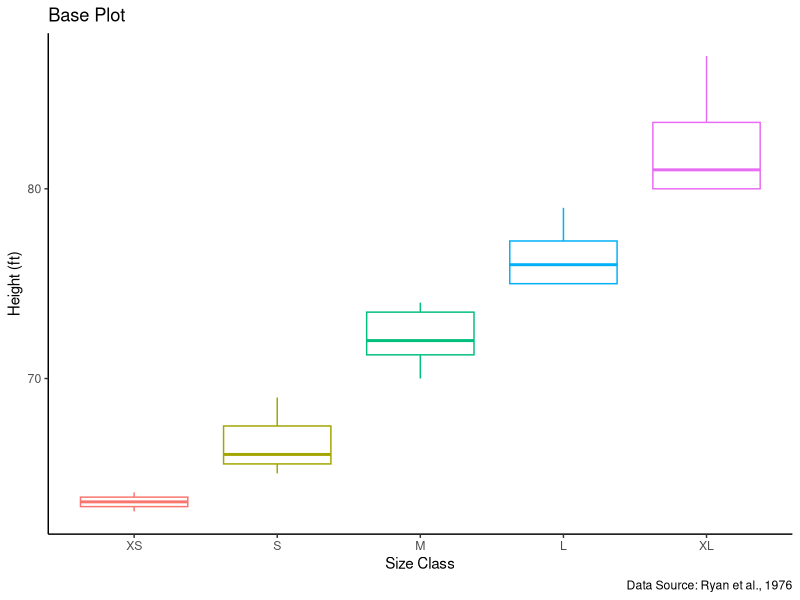
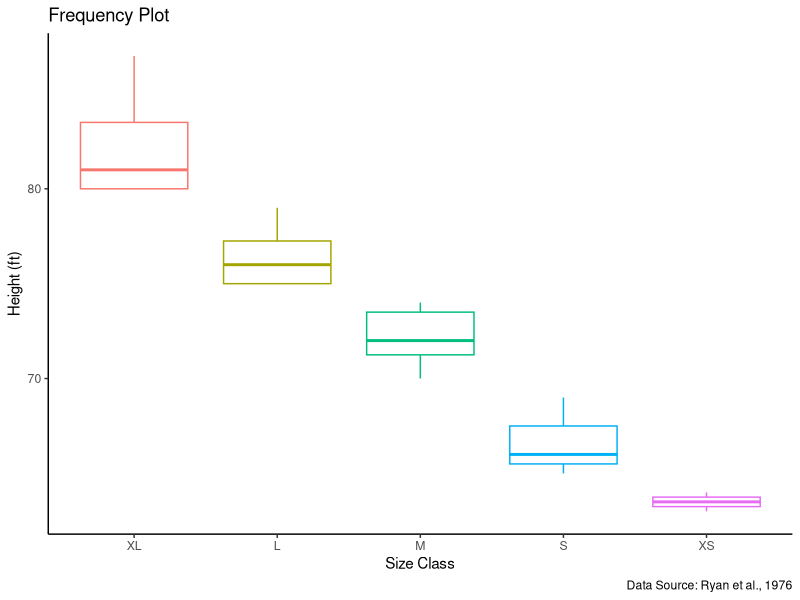
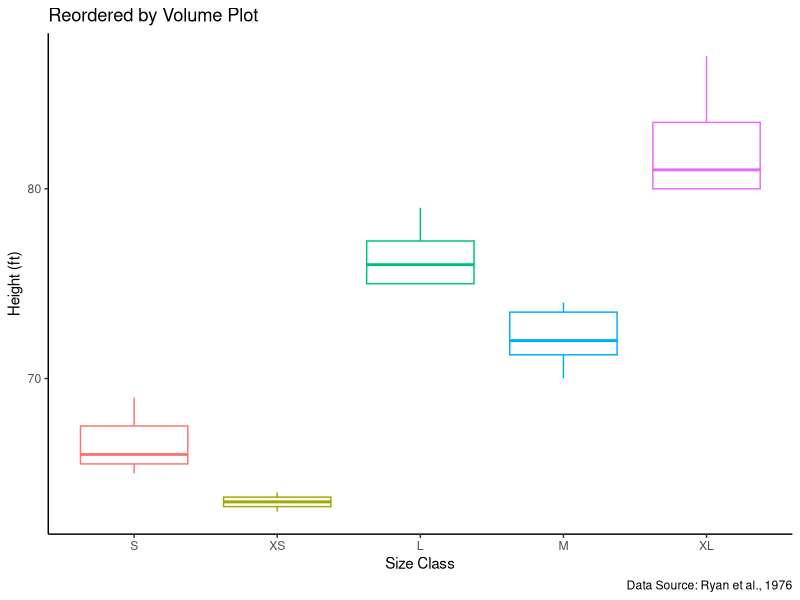
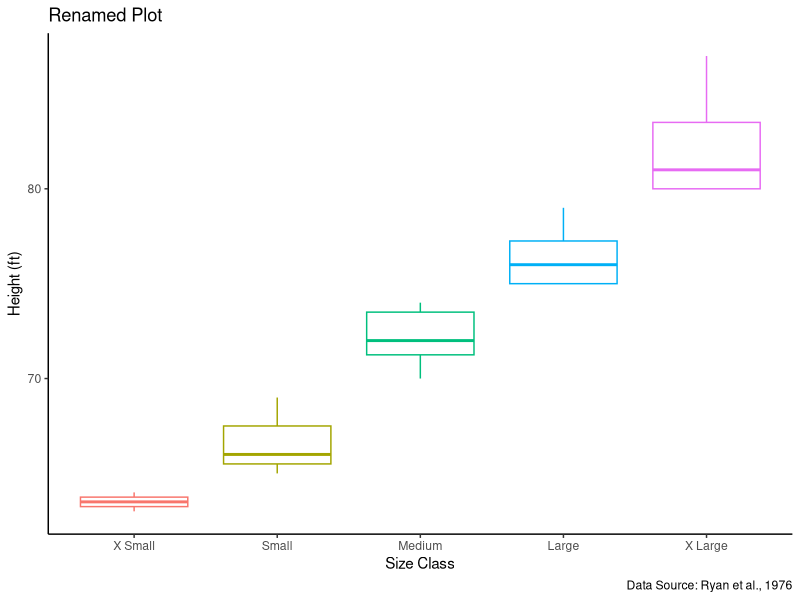
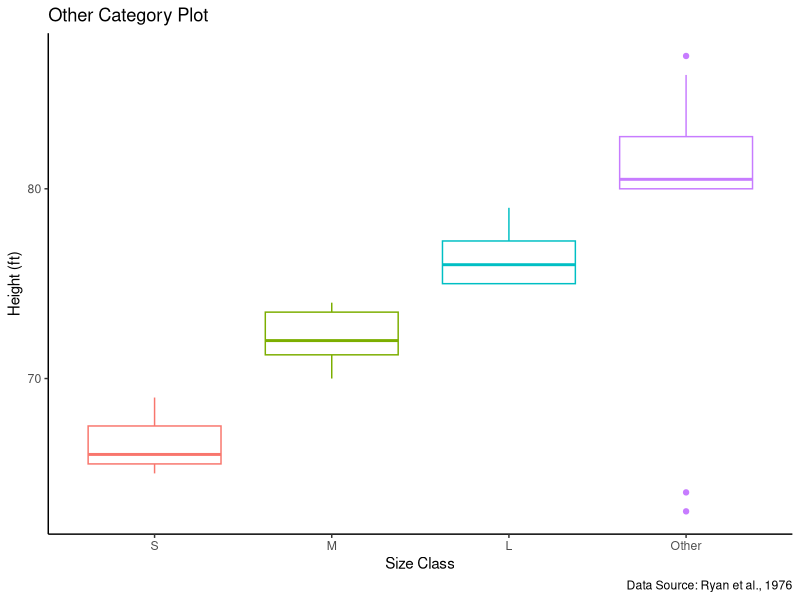

Write the R code that produced these figures, in order.
## ---- chunk 1
knitr::opts_chunk$set(echo = TRUE)
## ---- chunk 2

# Load necessary packages.
library(tidyverse) # note: forcats is *within* the tidyverse.

## ---- chunk 3

# Load necessary data.

#data() # Examine built-in R data.

#View(trees) # Examine black cherry trees dataset.

# Comment out the above so it doesn't print out in the RMarkdown.

trees_df <- trees # Save the data to your environment.

## ---- chunk 4

# Add a column of size classes by height.
trees_df <- trees_df %>% # Use original dataset and then...
  mutate(SizeClass = case_when(
    Height < 65 ~ "XS",
    Height >= 65 & Height < 70 ~ "S",
    Height >= 70 & Height < 75 ~ "M",
    Height >= 75 & Height < 80 ~ "L",
    Height >= 80 ~ "XL")) # Create new column with size classes.

# Examine dataset structure.
str(trees_df)

# Sizes are currently characters, so we need to make them factors.

# factor()
trees_df <- trees_df %>% # Use original dataset and then...
  mutate(SizeClassF = factor(SizeClass)) # Make a new column of factors.

str(trees_df)

# You can also do the following to achieve the same result.

trees_df$SizeClassF <- factor(trees_df$SizeClass)

# level()
levels(trees_df$SizeClassF) # Examine level order. Default is alphabetical order.

# fct_relevel()
fct_relevel(trees_df$SizeClassF, c("XS", "S", "M", "L", "XL")) # Relevel manually.

# You can also do the following to achieve the same result.

trees_df <- trees_df %>% # Use original dataset and then...
  mutate(SizeClassF = factor(SizeClass, levels = c("XS", "S", "M", "L", "XL"))) # Make a new column of manually leveled factors.

## ---- chunk 5

# fct_count()
count <- fct_count(trees_df$SizeClassF) # Count number of observations in each level.
#View(count)

# fct_unique()
unique <- fct_unique(trees_df$SizeClassF) # Count number of unique levels.
#View(unique)

# Create a base plot of the data.

boxplot1 <- trees_df %>% # Use based dataset and then...
  ggplot(aes(x = SizeClassF, y = Height, color = SizeClassF)) + # Create a ggplot.
  geom_boxplot() + # Using the boxplot geom.
  labs(title = "Base Plot",
    x = "Size Class",
    y = "Height (ft)",
    color = "Size Class",
    caption = "Data Source: Ryan et al., 1976") + # Add appropriate labels.
  theme_classic() + # Remove grey background.
  theme(legend.position = "none") # Remove legend also.

boxplot1

## ---- chunk 6

# fct_infreq()

boxplot2 <- trees_df %>%
  mutate(SizeClassF = fct_infreq(SizeClassF)) %>% # Reorders by frequency of observations.
  ggplot(aes(x = SizeClassF, y = Height, color = SizeClassF)) +
  geom_boxplot() +
  labs(title = "Frequency Plot",
    x = "Size Class",
    y = "Height (ft)",
    color = "Size Class",
    caption = "Data Source: Ryan et al., 1976") +
  theme_classic() +
  theme(legend.position = "none")

boxplot2

# Most frequent category shown first, in descending order.
# Can verify this ordering using the "count" dataset created above.

# fct_reorder()

boxplot3 <- trees_df %>%
  mutate(SizeClassF = fct_reorder(SizeClassF, Volume)) %>% # Reorders by volume data.
  ggplot(aes(x = SizeClassF, y = Height, color = SizeClassF)) +
  geom_boxplot() +
  labs(title = "Reordered by Volume Plot",
    x = "Size Class",
    y = "Height (ft)",
    color = "Size Class",
    caption = "Data Source: Ryan et al., 1976") +
  theme_classic() +
  theme(legend.position = "none")

boxplot3

# This is not the best example, because there isn't a one-to-one correspondence of size class (n = 5) to volume (n=31).

# There is also a fct_reorder2() that allows you to reorder groups based on how their values plot on a graph using other variables for x and y.

# fct_recode()

boxplot4 <- trees_df %>% # Use base dataset and then...
  mutate(SizeClassF = fct_relevel(SizeClassF, c("XS", "S", "M", "L", "XL"))) %>% # Relevel manually.
  mutate(SizeClassF2 = fct_recode(SizeClassF, "X Small" = "XS", "Small" = "S", "Medium" = "M", "Large" = "L", "X Large" = "XL")) %>% # Rename levels in a new column.
  ggplot(aes(x = SizeClassF2, y = Height, color = SizeClassF2)) + # Create a ggplot.
  geom_boxplot() + # Using the boxplot geom.
  labs(title = "Renamed Plot",
    x = "Size Class",
    y = "Height (ft)",
    color = "Size Class",
    caption = "Data Source: Ryan et al., 1976") + # Add appropriate labels.
  theme_classic() + # Remove grey background.
  theme(legend.position = "none") # Remove legend also.

boxplot4

# fct_other()

boxplot5 <- trees_df %>% # Use base dataset and then...
  mutate(SizeClassF3 = fct_other(SizeClassF, keep = c("S", "M", "L"))) %>% # Transforms "XS" and "XL" into an "other" category. Can also use drop = c() to drop certain categories.
  ggplot(aes(x = SizeClassF3, y = Height, color = SizeClassF3)) + # Create a ggplot.
  geom_boxplot() + # Using the boxplot geom.
  labs(title = "Other Category Plot",
    x = "Size Class",
    y = "Height (ft)",
    color = "Size Class",
    caption = "Data Source: Ryan et al., 1976") + # Add appropriate labels.
  theme_classic() + # Remove grey background.
  theme(legend.position = "none") # Remove legend also.

boxplot5

# fct_expand()

trees_expand <- trees_df %>% # Use base dataset and then...
  mutate(SizeClassF4 = fct_expand(SizeClassF, "XXL")) # Creates new "XXL" category.
  
levels(trees_expand$SizeClassF4)

# fct_drop()

trees_expand <- trees_expand %>% # Use dataset from above...
  mutate(SizeClassF5 = fct_drop(SizeClassF4)) # Drops unused "XXL" category.

levels(trees_expand$SizeClassF5)

